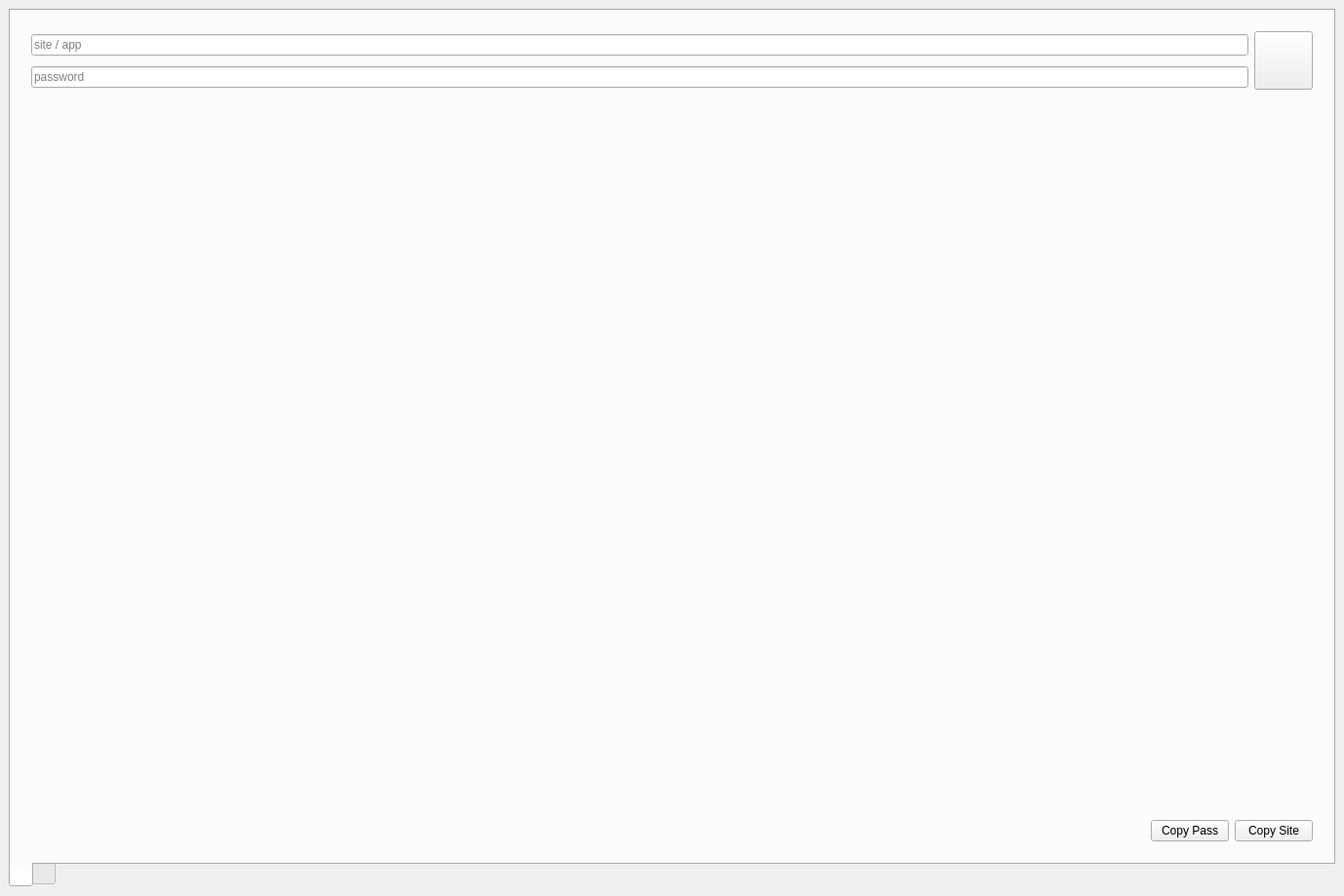
<?xml version="1.0" encoding="UTF-8"?>
<ui version="4.0">
 <class>PassSafe</class>
 <widget class="QMainWindow" name="PassSafe">
  <property name="windowModality">
   <enum>Qt::WindowModality::NonModal</enum>
  </property>
  <property name="geometry">
   <rect>
    <x>0</x>
    <y>0</y>
    <width>1378</width>
    <height>919</height>
   </rect>
  </property>
  <property name="windowTitle">
   <string>MainWindow</string>
  </property>
  <property name="dockOptions">
   <set>QMainWindow::DockOption::AllowTabbedDocks|QMainWindow::DockOption::AnimatedDocks</set>
  </property>
  <widget class="QWidget" name="centralwidget">
   <layout class="QVBoxLayout" name="verticalLayout">
    <item>
     <widget class="QTabWidget" name="tabWidget">
      <property name="contextMenuPolicy">
       <enum>Qt::ContextMenuPolicy::ActionsContextMenu</enum>
      </property>
      <property name="layoutDirection">
       <enum>Qt::LayoutDirection::LeftToRight</enum>
      </property>
      <property name="tabPosition">
       <enum>QTabWidget::TabPosition::South</enum>
      </property>
      <property name="currentIndex">
       <number>0</number>
      </property>
      <property name="elideMode">
       <enum>Qt::TextElideMode::ElideMiddle</enum>
      </property>
      <widget class="QWidget" name="mainTab">
       <attribute name="icon">
        <iconset resource="resources.qrc">
         <normaloff>:/resources/key.png</normaloff>:/resources/key.png</iconset>
       </attribute>
       <attribute name="title">
        <string/>
       </attribute>
       <layout class="QVBoxLayout" name="verticalLayout_2">
        <item>
         <layout class="QGridLayout" name="gridLayout">
          <property name="leftMargin">
           <number>12</number>
          </property>
          <property name="topMargin">
           <number>12</number>
          </property>
          <property name="rightMargin">
           <number>12</number>
          </property>
          <property name="bottomMargin">
           <number>12</number>
          </property>
          <item row="0" column="1" rowspan="2">
           <widget class="QPushButton" name="addData">
            <property name="minimumSize">
             <size>
              <width>60</width>
              <height>60</height>
             </size>
            </property>
            <property name="text">
             <string/>
            </property>
            <property name="icon">
             <iconset resource="resources.qrc">
              <normaloff>:/resources/add.png</normaloff>:/resources/add.png</iconset>
            </property>
            <property name="iconSize">
             <size>
              <width>30</width>
              <height>40</height>
             </size>
            </property>
           </widget>
          </item>
          <item row="1" column="0">
           <widget class="QLineEdit" name="passwordData">
            <property name="placeholderText">
             <string>password</string>
            </property>
           </widget>
          </item>
          <item row="0" column="0">
           <widget class="QLineEdit" name="siteData">
            <property name="placeholderText">
             <string>site / app</string>
            </property>
           </widget>
          </item>
          <item row="2" column="0" colspan="2">
           <widget class="QListWidget" name="listOfData">
            <property name="styleSheet">
             <string notr="true">QListWidget {
	background: transparent; border: none;
}
QScrollBar:vertical {
    background: transparent;
    border-radius: 3px;
    width: 6px;
    margin: 3px 0px 3px 0px;
}

QScrollBar:horizontal {
    background: transparent;
    border-radius: 3px;
    height: 6px;
    margin: 0px 0px 0px 0px;
}

QScrollBar::handle:vertical {
    border-radius: 3px;
    background: #666c72;
    height: 6px;
}

QScrollBar::handle:horizontal {
    border-radius: 3px;
    background: #666c72;
    min-width: 20px;
}

QScrollBar::handle:vertical:hover, QScrollBar::handle:horizontal:hover {
    border-radius: 2px;
    background: #666c72;
}

QScrollBar::add-line, QScrollBar::sub-line {
    border-radius: 2px;
    background: transparent;
}

QScrollBar::add-line:vertical {
    border-radius: 2px;
    subcontrol-position: bottom;
    subcontrol-origin: margin;
    height: 0px;
}

QScrollBar::sub-line:vertical {
    border-radius: 2px;
    subcontrol-position: top;
    subcontrol-origin: margin;
    height: 0px;
}

QScrollBar::add-line:horizontal {
    border-radius: 2px;
    subcontrol-position: right;
    subcontrol-origin: margin;
    width: 0px;
}

QScrollBar::sub-line:horizontal {
    border-radius: 2px;
    subcontrol-position: left;
    subcontrol-origin: margin;
    width: 0px;
}

QScrollBar::add-page, QScrollBar::sub-page {
    background: transparent;
}</string>
            </property>
            <property name="tabKeyNavigation">
             <bool>true</bool>
            </property>
            <property name="dragEnabled">
             <bool>true</bool>
            </property>
            <property name="dragDropOverwriteMode">
             <bool>true</bool>
            </property>
            <property name="dragDropMode">
             <enum>QAbstractItemView::DragDropMode::DragDrop</enum>
            </property>
            <property name="defaultDropAction">
             <enum>Qt::DropAction::MoveAction</enum>
            </property>
           </widget>
          </item>
         </layout>
        </item>
        <item>
         <layout class="QHBoxLayout" name="horizontalLayout">
          <property name="leftMargin">
           <number>12</number>
          </property>
          <property name="topMargin">
           <number>12</number>
          </property>
          <property name="rightMargin">
           <number>12</number>
          </property>
          <property name="bottomMargin">
           <number>12</number>
          </property>
          <item>
           <spacer name="horizontalSpacer">
            <property name="orientation">
             <enum>Qt::Orientation::Horizontal</enum>
            </property>
            <property name="sizeHint" stdset="0">
             <size>
              <width>40</width>
              <height>20</height>
             </size>
            </property>
           </spacer>
          </item>
          <item>
           <widget class="QPushButton" name="copyPassBtn">
            <property name="text">
             <string>Copy Pass</string>
            </property>
            <property name="icon">
             <iconset resource="resources.qrc">
              <normaloff>:/resources/copy.png</normaloff>:/resources/copy.png</iconset>
            </property>
           </widget>
          </item>
          <item>
           <widget class="QPushButton" name="copySiteBtn">
            <property name="text">
             <string>Copy Site</string>
            </property>
            <property name="icon">
             <iconset resource="resources.qrc">
              <normaloff>:/resources/copy.png</normaloff>:/resources/copy.png</iconset>
            </property>
           </widget>
          </item>
         </layout>
        </item>
       </layout>
      </widget>
      <widget class="QWidget" name="settingsTab">
       <attribute name="icon">
        <iconset resource="resources.qrc">
         <normaloff>:/resources/setting.png</normaloff>:/resources/setting.png</iconset>
       </attribute>
       <attribute name="title">
        <string/>
       </attribute>
       <layout class="QVBoxLayout" name="verticalLayout_3">
        <item>
         <layout class="QGridLayout" name="gridLayout_2">
          <item row="4" column="0">
           <spacer name="horizontalSpacer_2">
            <property name="orientation">
             <enum>Qt::Orientation::Horizontal</enum>
            </property>
            <property name="sizeHint" stdset="0">
             <size>
              <width>40</width>
              <height>20</height>
             </size>
            </property>
           </spacer>
          </item>
          <item row="4" column="1">
           <widget class="QLabel" name="label_2">
            <property name="text">
             <string>Theme</string>
            </property>
           </widget>
          </item>
          <item row="1" column="0" colspan="5">
           <widget class="QLabel" name="label">
            <property name="font">
             <font>
              <pointsize>20</pointsize>
             </font>
            </property>
            <property name="text">
             <string>Settings</string>
            </property>
            <property name="alignment">
             <set>Qt::AlignmentFlag::AlignCenter</set>
            </property>
           </widget>
          </item>
          <item row="4" column="3">
           <widget class="QComboBox" name="themeBox">
            <item>
             <property name="text">
              <string>Dark</string>
             </property>
            </item>
            <item>
             <property name="text">
              <string>Light</string>
             </property>
            </item>
           </widget>
          </item>
          <item row="10" column="1" colspan="3">
           <widget class="QPushButton" name="checkUpdatesButton">
            <property name="text">
             <string>Check for updates</string>
            </property>
            <property name="icon">
             <iconset resource="resources.qrc">
              <normaloff>:/resources/refresh.png</normaloff>:/resources/refresh.png</iconset>
            </property>
            <property name="iconSize">
             <size>
              <width>12</width>
              <height>12</height>
             </size>
            </property>
           </widget>
          </item>
          <item row="4" column="4">
           <spacer name="horizontalSpacer_3">
            <property name="orientation">
             <enum>Qt::Orientation::Horizontal</enum>
            </property>
            <property name="sizeHint" stdset="0">
             <size>
              <width>40</width>
              <height>20</height>
             </size>
            </property>
           </spacer>
          </item>
          <item row="7" column="1" colspan="3">
           <layout class="QVBoxLayout" name="verticalLayout_4">
            <property name="leftMargin">
             <number>0</number>
            </property>
            <property name="topMargin">
             <number>0</number>
            </property>
            <property name="rightMargin">
             <number>0</number>
            </property>
            <property name="bottomMargin">
             <number>0</number>
            </property>
            <item>
             <widget class="QCheckBox" name="isCustomTitlebar">
              <property name="styleSheet">
               <string notr="true">margin: 0px;</string>
              </property>
              <property name="text">
               <string>Custom titlebar</string>
              </property>
             </widget>
            </item>
            <item>
             <widget class="QCheckBox" name="isAutoCheckUpdates">
              <property name="styleSheet">
               <string notr="true">margin: 0px;</string>
              </property>
              <property name="text">
               <string>Auto check updates</string>
              </property>
             </widget>
            </item>
           </layout>
          </item>
          <item row="3" column="3">
           <widget class="QComboBox" name="langBox">
            <item>
             <property name="text">
              <string>Russian</string>
             </property>
            </item>
            <item>
             <property name="text">
              <string>English</string>
             </property>
            </item>
            <item>
             <property name="text">
              <string>Japan</string>
             </property>
            </item>
            <item>
             <property name="text">
              <string>Spanish</string>
             </property>
            </item>
            <item>
             <property name="text">
              <string>China</string>
             </property>
            </item>
           </widget>
          </item>
          <item row="3" column="2">
           <spacer name="horizontalSpacer_4">
            <property name="orientation">
             <enum>Qt::Orientation::Horizontal</enum>
            </property>
            <property name="sizeHint" stdset="0">
             <size>
              <width>40</width>
              <height>20</height>
             </size>
            </property>
           </spacer>
          </item>
          <item row="11" column="1" colspan="3">
           <widget class="QPushButton" name="sourceCodeButton">
            <property name="text">
             <string>Source code</string>
            </property>
            <property name="icon">
             <iconset resource="resources.qrc">
              <normaloff>:/resources/github.png</normaloff>:/resources/github.png</iconset>
            </property>
            <property name="iconSize">
             <size>
              <width>12</width>
              <height>12</height>
             </size>
            </property>
           </widget>
          </item>
          <item row="0" column="2">
           <spacer name="verticalSpacer_2">
            <property name="orientation">
             <enum>Qt::Orientation::Vertical</enum>
            </property>
            <property name="sizeHint" stdset="0">
             <size>
              <width>20</width>
              <height>40</height>
             </size>
            </property>
           </spacer>
          </item>
          <item row="3" column="1">
           <widget class="QLabel" name="label_3">
            <property name="text">
             <string>Language</string>
            </property>
           </widget>
          </item>
          <item row="13" column="1" colspan="3">
           <widget class="QPushButton" name="saveButton">
            <property name="text">
             <string>Save</string>
            </property>
           </widget>
          </item>
          <item row="12" column="2">
           <spacer name="verticalSpacer_4">
            <property name="orientation">
             <enum>Qt::Orientation::Vertical</enum>
            </property>
            <property name="sizeHint" stdset="0">
             <size>
              <width>20</width>
              <height>40</height>
             </size>
            </property>
           </spacer>
          </item>
          <item row="2" column="2">
           <spacer name="verticalSpacer">
            <property name="orientation">
             <enum>Qt::Orientation::Vertical</enum>
            </property>
            <property name="sizeHint" stdset="0">
             <size>
              <width>20</width>
              <height>40</height>
             </size>
            </property>
           </spacer>
          </item>
          <item row="5" column="1" colspan="3">
           <layout class="QHBoxLayout" name="horizontalLayout_2">
            <property name="leftMargin">
             <number>0</number>
            </property>
            <property name="topMargin">
             <number>0</number>
            </property>
            <property name="rightMargin">
             <number>0</number>
            </property>
            <property name="bottomMargin">
             <number>0</number>
            </property>
            <item>
             <widget class="QLineEdit" name="pathToDbLabel">
              <property name="placeholderText">
               <string>Path to database</string>
              </property>
              <property name="cursorMoveStyle">
               <enum>Qt::CursorMoveStyle::VisualMoveStyle</enum>
              </property>
             </widget>
            </item>
            <item>
             <widget class="QPushButton" name="browseButton">
              <property name="text">
               <string>browse</string>
              </property>
              <property name="icon">
               <iconset resource="resources.qrc">
                <normaloff>:/resources/folder.png</normaloff>:/resources/folder.png</iconset>
              </property>
              <property name="iconSize">
               <size>
                <width>12</width>
                <height>12</height>
               </size>
              </property>
             </widget>
            </item>
           </layout>
          </item>
         </layout>
        </item>
       </layout>
      </widget>
     </widget>
    </item>
   </layout>
  </widget>
 </widget>
 <resources>
  <include location="resources.qrc"/>
 </resources>
 <connections/>
</ui>
